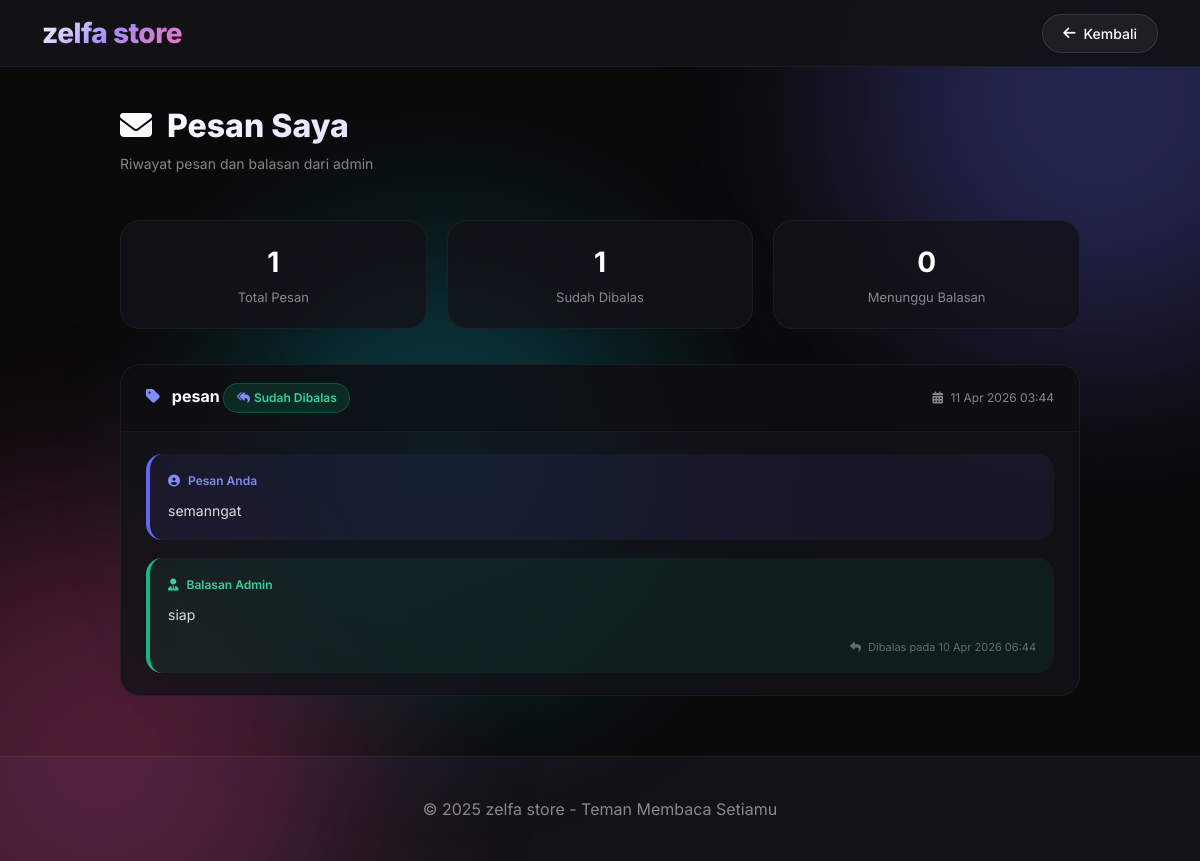
Page /my_messages.php (signed in) on the committed database.
### tables this page shows
CREATE TABLE IF NOT EXISTS `contacts` (
  `id_contact` int NOT NULL AUTO_INCREMENT,
  `id_user` int DEFAULT NULL,
  `name` varchar(100) DEFAULT NULL,
  `email` varchar(100) NOT NULL,
  `subjek` varchar(200) NOT NULL,
  `pesan` text NOT NULL,
  `status` enum('unread','read','replied') NOT NULL DEFAULT 'unread',
  `balasan_admin` text,
  `replied_at` datetime DEFAULT NULL,
  `created_at` timestamp NOT NULL DEFAULT CURRENT_TIMESTAMP,
  PRIMARY KEY (`id_contact`),
  KEY `id_user` (`id_user`),
  CONSTRAINT `contacts_ibfk_1` FOREIGN KEY (`id_user`) REFERENCES `users` (`id_user`) ON DELETE SET NULL ON UPDATE CASCADE
);

### my_messages.php (the view, shortened to what this page needs)
<?php
$servername = "localhost";
$username = "root";
$password = "";
$dbname = "bookstore";
$conn = new mysqli($servername, $username, $password, $dbname);
$userId = $_SESSION['user_id'];
$stmt = $conn->prepare("SELECT id_user, username, email FROM users WHERE id_user = ?");
$stmt->bind_param("i", $userId);
$stmt->execute();
$result = $stmt->get_result();
$userData = $result->fetch_assoc();
$stmt = $conn->prepare("SELECT * FROM contacts WHERE email = ? ORDER BY created_at DESC");
$stmt->bind_param("s", $userData['email']);
$stmt->execute();
$messages = $stmt->get_result();
function formatDate($date) {
    return date('d M Y H:i', strtotime($date));
}
function getStatusBadge($status) {
    switch ($status) {
        case 'replied':
            return '<span class="badge-status status-delivered"><i class="fas fa-reply-all me-1"></i> Sudah Dibalas</span>';
    }
}
?>
<!DOCTYPE html>
<html lang="en">
<head>
    <link href="https://cdn.jsdelivr.net/npm/bootstrap@5.1.3/dist/css/bootstrap.min.css" rel="stylesheet">
    <link rel="stylesheet" href="https://cdnjs.cloudflare.com/ajax/libs/font-awesome/6.4.0/css/all.min.css">
</head>
<body>
    <div class="bg-animation">
        <div class="bg-blur blur-1"></div>
        <div class="bg-blur blur-2"></div>
        <div class="bg-blur blur-3"></div>
    </div>
    <nav class="navbar navbar-expand-lg navbar-custom">
        <div class="container">
            <div class="logo-text">zelfa store</div>
            <a href="javascript:history.back()" class="btn-back">
                <i class="fas fa-arrow-left"></i> Kembali
            </a>
        </div>
    </nav>
    <div class="messages-container">
        <div class="page-header">
            <div class="header-title">
                <h1 class="page-title"><i class="fas fa-envelope me-2"></i> Pesan Saya</h1>
                <p class="page-subtitle">Riwayat pesan dan balasan dari admin</p>
            </div>
        </div>
        <?php
        $messagesArray = [];
        while ($row = $messages->fetch_assoc()) {
            $messagesArray[] = $row;
        }
        $totalMessages = count($messagesArray);
        $repliedCount = count(array_filter($messagesArray, function($m) { return $m['status'] == 'replied'; }));
        $unreadCount = count(array_filter($messagesArray, function($m) { return $m['status'] == 'unread'; }));
        ?>
        <div class="stats-row">
            <div class="stat-card">
                <div class="stat-number"><?php echo $totalMessages; ?></div>
                <div class="stat-label">Total Pesan</div>
            </div>
            <div class="stat-card">
                <div class="stat-number"><?php echo $repliedCount; ?></div>
                <div class="stat-label">Sudah Dibalas</div>
            </div>
            <div class="stat-card">
                <div class="stat-number"><?php echo $unreadCount; ?></div>
                <div class="stat-label">Menunggu Balasan</div>
            </div>
        </div>
        <?php if (empty($messagesArray)): ?>
            <div class="empty-state">
                <i class="fas fa-inbox"></i>
                <h4>Belum Ada Pesan</h4>
                <p>Anda belum pernah mengirim pesan kepada kami.</p>
                <a href="contact.php" class="btn-primary-custom">
                    <i class="fas fa-paper-plane"></i> Kirim Pesan Sekarang
                </a>
            </div>
        <?php else: ?>
            <?php foreach ($messagesArray as $message): ?>
            <div class="message-card">
                <div class="message-header">
                    <div class="message-subject">
                        <i class="fas fa-tag"></i> <?php echo htmlspecialchars($message['subjek'] ?? 'Tidak ada subjek'); ?>
                        <?php echo getStatusBadge($message['status']); ?>
                    </div>
                    <div class="message-date">
                        <i class="fas fa-calendar-alt me-1"></i> <?php echo formatDate($message['created_at']); ?>
                    </div>
                </div>
                <div class="message-body">
                    <div class="user-message">
                        <div class="user-message-label">
                            <i class="fas fa-user-circle"></i> Pesan Anda
                        </div>
                        <div class="user-message-text">
                            <?php echo nl2br(htmlspecialchars($message['pesan'])); ?>
                        </div>
                    </div>
                    <?php if (!empty($message['balasan_admin'])): ?>
                    <div class="admin-reply">
                        <div class="admin-reply-label">
                            <i class="fas fa-user-tie"></i> Balasan Admin
                        </div>
                        <div class="admin-reply-text">
                            <?php echo nl2br(htmlspecialchars($message['balasan_admin'])); ?>
                        </div>
                        <?php if (!empty($message['replied_at'])): ?>
                        <div class="reply-date">
                            <i class="fas fa-reply me-1"></i> Dibalas pada <?php echo formatDate($message['replied_at']); ?>
                        </div>
                        <?php endif; ?>
                    </div>
                    <?php endif; ?>
                </div>
            </div>
            <?php endforeach; ?>
        <?php endif; ?>
    </div>
    <footer>
        <div class="container text-center">
            <p class="mb-0" style="color: rgba(255,255,255,0.5);">&copy; 2025 zelfa store - Teman Membaca Setiamu</p>
        </div>
    </footer>
</body>
</html>

### my_messages.php (style rules this page uses)
* { margin: 0; padding: 0; box-sizing: border-box; }
body { background: #0a0a0a; font-family: 'Inter', sans-serif; color: white; }
.bg-animation { position: fixed; top: 0; left: 0; width: 100%; height: 100%; z-index: 0; overflow: hidden; pointer-events: none; }
.bg-blur { position: absolute; width: 500px; height: 500px; border-radius: 50%; filter: blur(100px); opacity: 0.3; animation: floatBg 20s infinite ease-in-out; }
.blur-1 { background: #6366f1; top: -150px; right: -150px; }
.blur-2 { background: #ec4899; bottom: -150px; left: -150px; animation-delay: 5s; }
.blur-3 { background: #06b6d4; top: 30%; left: 20%; width: 400px; height: 400px; animation-delay: 10s; }
.navbar-custom { background: rgba(18,18,24,0.95); backdrop-filter: blur(20px); border-bottom: 1px solid rgba(255,255,255,0.05); padding: 12px 0; position: relative; z-index: 100; }
.messages-container { position: relative; z-index: 10; max-width: 1000px; margin: 40px auto 60px; padding: 0 20px; }
.logo-text { font-size: 28px; font-weight: 800; background: linear-gradient(135deg, #ffffff, #a78bfa, #f472b6); -webkit-background-clip: text; background-clip: text; color: transparent; text-decoration: none; letter-spacing: -0.5px; }
.btn-back { display: inline-flex; align-items: center; gap: 8px; background: rgba(255,255,255,0.05); border: 1px solid rgba(255,255,255,0.1); border-radius: 40px; padding: 8px 20px; color: white; font-size: 14px; font-weight: 500; text-decoration: none; transition: all 0.3s; }
.page-header { margin-bottom: 30px; margin-top: 20px; display: flex; justify-content: space-between; align-items: center; flex-wrap: wrap; gap: 20px; }
.header-title { flex: 1; }
.page-title { font-size: 32px; font-weight: 800; background: linear-gradient(135deg, #ffffff, #a78bfa); -webkit-background-clip: text; background-clip: text; color: transparent; margin-bottom: 8px; }
.page-subtitle { color: rgba(255,255,255,0.5); font-size: 14px; }
.stats-row { display: flex; gap: 20px; margin-bottom: 35px; flex-wrap: wrap; }
.stat-card { background: rgba(18,18,24,0.8); backdrop-filter: blur(10px); border-radius: 20px; padding: 20px; flex: 1; min-width: 150px; border: 1px solid rgba(255,255,255,0.05); text-align: center; transition: all 0.3s; }
.stat-number { font-size: 28px; font-weight: 700; color: white; }
.stat-label { font-size: 13px; color: rgba(255,255,255,0.5); margin-top: 5px; }
.message-card { background: rgba(18,18,24,0.8); backdrop-filter: blur(10px); border-radius: 20px; margin-bottom: 25px; border: 1px solid rgba(255,255,255,0.05); overflow: hidden; transition: all 0.3s; }
.message-header { padding: 18px 25px; background: rgba(0,0,0,0.2); border-bottom: 1px solid rgba(255,255,255,0.05); display: flex; justify-content: space-between; align-items: center; flex-wrap: wrap; gap: 15px; }
.message-subject { font-size: 16px; font-weight: 700; }
.message-subject i { color: #818cf8; margin-right: 8px; }
.message-date { font-size: 12px; color: rgba(255,255,255,0.5); }
.message-body { padding: 22px 25px; }
.user-message { background: rgba(99,102,241,0.08); border-radius: 16px; padding: 18px; margin-bottom: 18px; border-left: 4px solid #6366f1; }
.user-message-label { font-size: 12px; font-weight: 600; color: #818cf8; margin-bottom: 10px; display: flex; align-items: center; gap: 8px; }
.user-message-text { color: rgba(255,255,255,0.85); line-height: 1.6; font-size: 14px; }
.admin-reply { background: rgba(16,185,129,0.08); border-radius: 16px; padding: 18px; border-left: 4px solid #10b981; }
.admin-reply-label { font-size: 12px; font-weight: 600; color: #34d399; margin-bottom: 10px; display: flex; align-items: center; gap: 8px; }
.admin-reply-text { color: rgba(255,255,255,0.85); line-height: 1.6; font-size: 14px; }
.reply-date { font-size: 11px; color: rgba(255,255,255,0.35); margin-top: 12px; text-align: right; }
.badge-status { display: inline-flex; align-items: center; padding: 5px 12px; border-radius: 30px; font-size: 12px; font-weight: 600; }
.status-delivered { background: rgba(16,185,129,0.15); color: #34d399; border: 1px solid rgba(16,185,129,0.3); }
footer { background: rgba(18,18,24,0.95); border-top: 1px solid rgba(255,255,255,0.05); padding: 40px 0; margin-top: 60px; }

### rows in the picture
contacts: status "1", status "0", subjek "pesan", shows "Sudah Dibalas", created_at "11 Apr 2026 03:44", pesan "semanngat", balasan_admin "siap", replied_at "10 Apr 2026 06:44"

### other values in the picture
$totalMessages "1"
